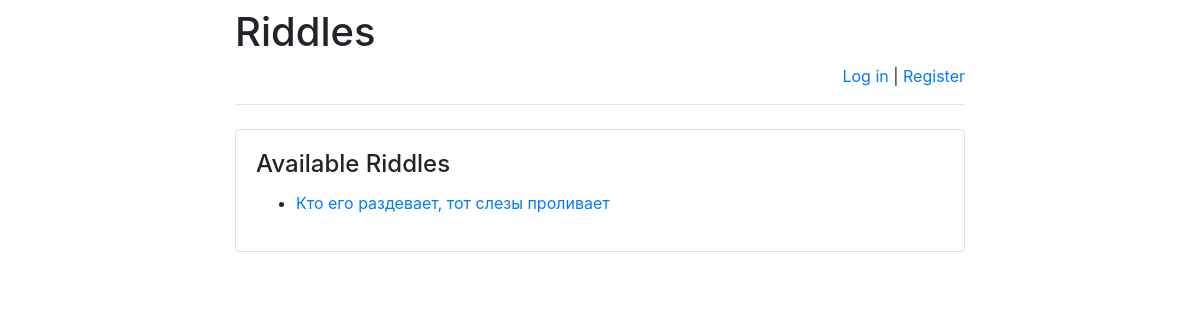
Page /riddles/ on the earlier database version.
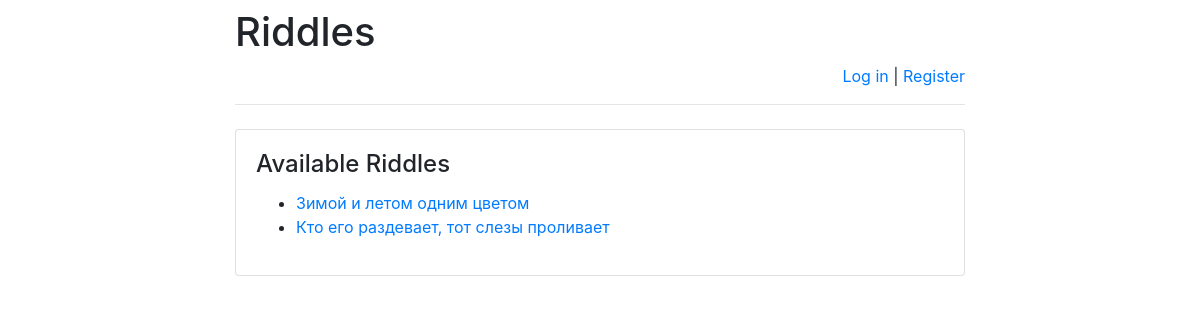
Same page on the later database version.
### riddles/models.py (models this page shows)
class Riddle(models.Model):
    riddle_text = models.CharField(max_length=255)
    pub_date = models.DateTimeField('date published')

### riddles/views.py (the view)
# urls.py: path(r'', views.index, name='index'),
def index(request):
    message = None
    if "message" in request.GET:
        message = request.GET["message"]
    return render(
        request,
        "index.html",
        {
            "latest_riddles": Riddle.objects.order_by('-pub_date')[:5],
            "message": message
        }
    )

### templates/index.html (shortened to what this page needs)
{% extends 'base.html' %}
{% block main %}
    <h4 class="card-title">Available Riddles</h4>
    {% if latest_riddles %}
        <ul>
            {% for riddle in latest_riddles %}
                <li>
                    <a href="/riddles/{{ riddle.id }}/">
                        {{ riddle.riddle_text }}
                    </a>
                </li>
            {% endfor %}
        </ul>
    {% else %}
        <p>No riddles are available right now.</p>
    {% endif %}
{% endblock %}

Differences in the rows shown:
added Riddle: riddle_text "Зимой и летом одним цветом"
